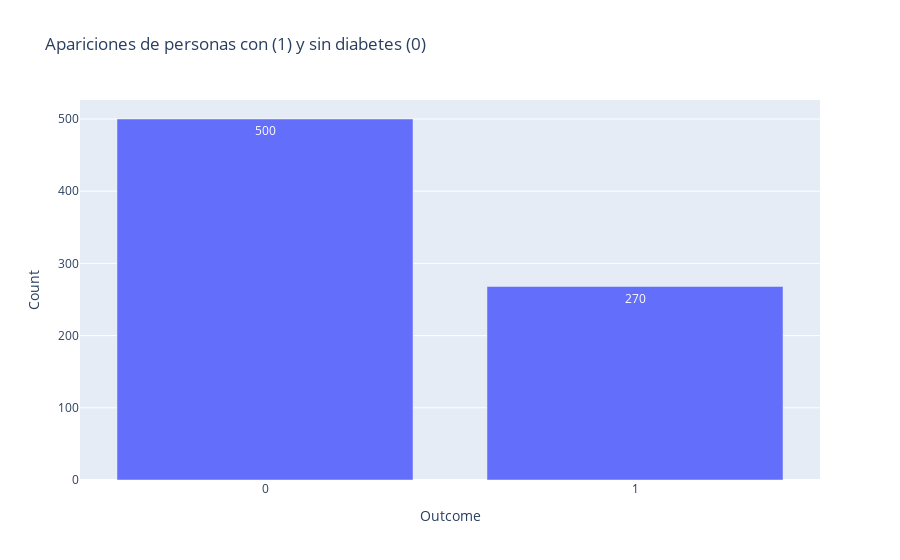

The notebook cell saved with this chart:
### Markdown cell above
### Plotly

### Code cell
df_outcome = pd.DataFrame({ 'Outcome': ['0', '1'],
                            'Count': [df[df['Outcome']==0].shape[0], df[df['Outcome']==1].shape[0]] })
fig = px.bar(df_outcome, x='Outcome', y='Count',  text_auto='.2s', title='Apariciones de personas con (1) y sin diabetes (0)')
fig.show()

### Figure 1 — Plotly figure (JSON) as saved in the notebook; plotly's stock layout.template omitted (floating-point values rounded to 4 significant figures)
{"data": [{"alignmentgroup": "True", "hovertemplate": "Outcome=%{x}<br>Count=%{y}<extra></extra>", "legendgroup": "", "marker": {"color": "#636efa", "pattern": {"shape": ""}}, "name": "", "offsetgroup": "", "orientation": "v", "showlegend": false, "textposition": "auto", "texttemplate": "%{y:.2s}", "type": "bar", "x": ["0", "1"], "xaxis": "x", "y": [500, 268], "yaxis": "y"}], "layout": {"autosize": true, "barmode": "relative", "legend": {"tracegroupgap": 0}, "title": {"text": "Apariciones de personas con (1) y sin diabetes (0)"}, "xaxis": {"anchor": "y", "autorange": true, "domain": [0, 1], "range": [-0.5, 1.5], "title": {"text": "Outcome"}, "type": "category"}, "yaxis": {"anchor": "x", "autorange": true, "domain": [0, 1], "range": [0, 526.3], "title": {"text": "Count"}, "type": "linear"}}}
